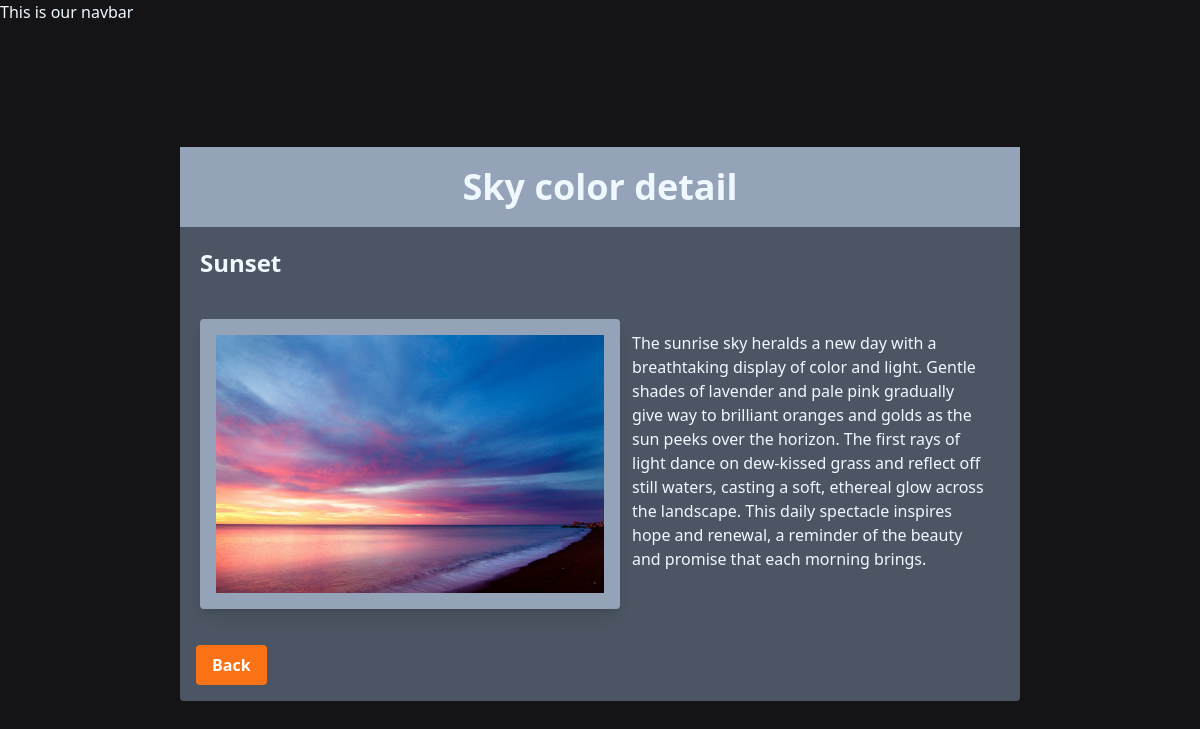
/sky/4/, run on the app's committed database.
### sky/models.py (models this page shows, shortened)
class SkyColor(models.Model):
    SKY_COLOR = [
        ("BL", "BLUE"),
        ("YE", "YELLOW"),
        ("RE", "RED"),
        ("OR", "ORANGE"),
        ("PI", "PINK"),
    ]
    color = models.CharField(max_length=50)
    image = models.ImageField(upload_to="skys/")
    date_added = models.DateTimeField(default=timezone.now)
    type = models.CharField(max_length=2, choices=SKY_COLOR)
    description = models.TextField(default="")

### sky/views.py (the view)
# urls.py: path('<int:sky_id>/', views.sky_detail , name ='sky_detail'),
def sky_detail(request, sky_id):
    sky = get_object_or_404(SkyColor, pk=sky_id)
    return render(request, "sky/sky_detail.html", {"sky": sky})

### sky/templates/sky/sky_detail.html (shortened to what this page needs)
{% extends "layout.html" %}
{% block content %}
<div class="flex justify-center items-center min-h-screen">
    <div class="bg-gray-600 hover:bg-gray-500 grid grid-cols-2 rounded w-[70%]">
        <h1 class="text-4xl font-bold bg-slate-400 p-5 col-span-2">Sky color detail</h1>
        <h3 class="text-2xl font-bold p-5 col-span-2">{{sky.color}}</h3>
        <img class="bg-slate-400 rounded shadow-lg gap-4 p-4 m-5" src="{{sky.image.url}}" alt="" />
        <p class="gap-4 m-4 p-4 rounded">{{ sky.description }}</p>
        <a href="{{'../'}}">
            <button type="button" class="bg-orange-500 hover:bg-orange-400 text-white font-bold py-2 px-4 rounded m-4">
                Back
            </button>
        </a>
    </div>
</div>
{% endblock %}

### static/style.css (style rules this page uses)
body { background-color: #141316; color: aliceblue; }
h1 { text-align: center; font: 12px; }

### data on the page
SkyColor: color "Sunset", image (picture), description "The sunrise sky heralds a new day with a breathtaking display of color and light. Gentle shades of lavender and pale pink gradually give way to brilliant oranges and golds as the sun peeks over the horizon. The first rays of light dance on dew-kissed grass and reflect off still waters, casting a soft, ethereal glow across the landscape. This daily spectacle inspires hope and renewal, a reminder of the beauty and promise that each morning brings."
